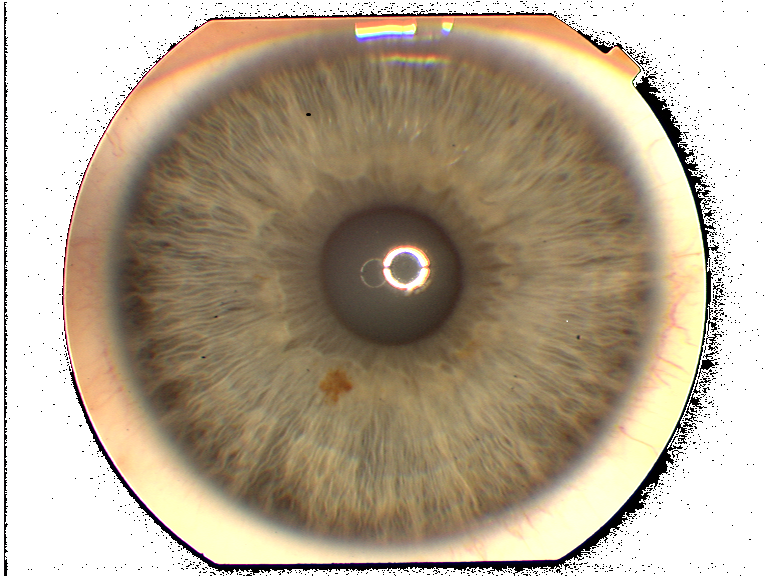
#> input picture TestAndMethods/Sharpness/test/027R_3.png, 768 x 576 px, found by its file name
$ python test_pupila.py   (older library calls are emulated)
#> lines starting #> are read from the running program, lines starting #| are printed output that depends on the picture; after the words box and inside, x2 and y2 are one past the last pixel; in counts of white or black regions, pixels touching at a corner belong together
"""
@file: Pupila.py
@author: Marina Pinho Garcia
@disciplina: Introdução ao Processamento de Imagens
@Matrícula: 170110702
@Professor: Bruno Luiggi Macchiavello Espinoza

Arquivo que contém a implementação do Projeto Final
"""

# bibliotecas

import numpy as np
import cv2


# -----------------------------------------------------------------------------------------------------

# Função que dada uma imagem do olho (em níveis de cinza) retorna uma
# imagem com a pupila contonada por uma elipse e seu centro
def DeteccaoPupila(img):
    # ----------------------------- PRE PROCESSAMENTO DA IMAGEM --------------------------

    # faz a binarização da imagem
    ret, binaria = cv2.threshold(img, 30, 255, cv2.THRESH_BINARY)

    # transforma o para inteiros de 8 bits
    binaria = np.array(binaria, dtype=np.uint8)

    # cria um kernel preenchido de 1 de dimensão 2x2
    kernel = np.ones([2, 2])
    # realiza o fechamento na imagem binarizada utilizando o kernel 2x2
    fechamento = cv2.morphologyEx(binaria, cv2.MORPH_CLOSE, kernel)

    # transforma o para inteiros de 8 bits
    fechamento = np.array(fechamento, dtype=np.uint8)

    # pega as bordas da imagem
    edges = cv2.Canny(fechamento, 100, 100)

    # ---------------------------- AJUSTE DA ELIPSE-------------------------------

    # separa os contornos da imagem
    _, contours, hierarchy = cv2.findContours(edges, cv2.RETR_TREE, cv2.CHAIN_APPROX_SIMPLE)

    # encontra o contorno com maior comprimento (a pupila)
    areas = [cv2.arcLength(c, True) for c in contours]
    max_index = np.argmax(areas)
    # maior dos contornos
    cnt = contours[max_index]

    # transforma a imagem original para RGB
    img = cv2.cvtColor(img, cv2.COLOR_GRAY2RGB)

    # Encaixa uma elipse no contorno encontrado
    ellipse = cv2.fitEllipse(cnt)
    # Desenha a elipse na imagem
    eli = cv2.ellipse(img.copy(), ellipse, (255, 255, 0), 1)
    # desenha o centro da elipse na imagem
    cv2.circle(eli, (int(ellipse[0][0]), int(ellipse[0][1])), 2, (0, 255, 0), 1)

    return eli


# -----------------------------------------------------------------------------------------------------

# le 5 imagens
img1 = cv2.imread('027R_3.png', 0)
#> img1: shape (576, 768); min 0, max 255, mean 168.8
img2 = cv2.imread('028L_1.png', 0)
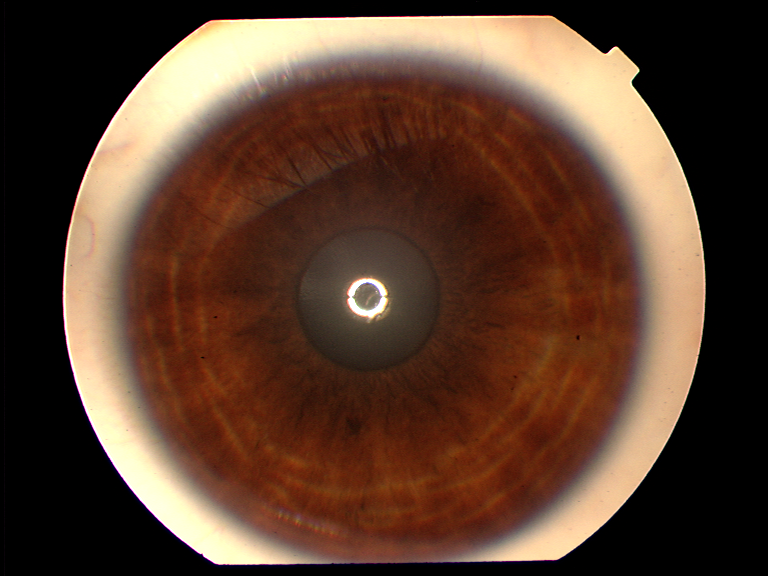
#> input picture TestAndMethods/Sharpness/test/028L_1.png, 768 x 576 px, found by its file name
#> img2: shape (576, 768); min 0, max 255, mean 67.9
img3 = cv2.imread('041R_1.png', 0)
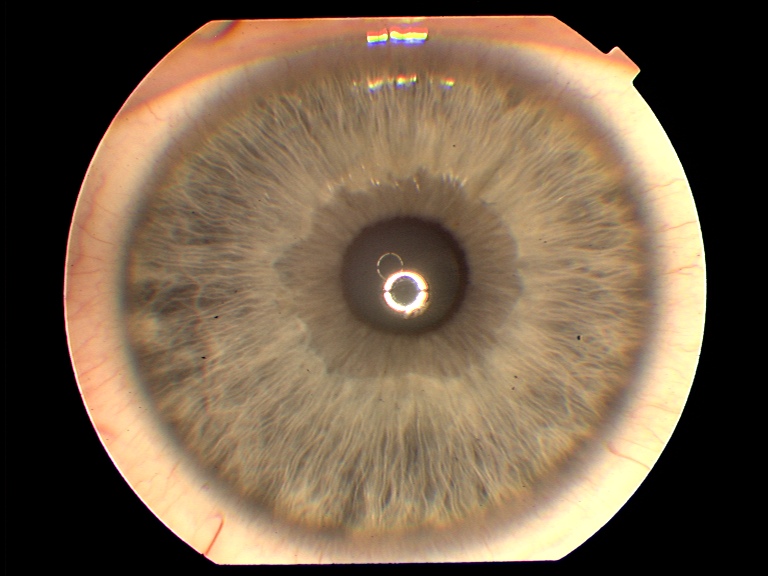
#> input picture TestAndMethods/Project/041R_1.png, 768 x 576 px, found by its file name
#> img3: shape (576, 768); min 0, max 255, mean 98.9
img4 = cv2.imread('044R_3.png', 0)
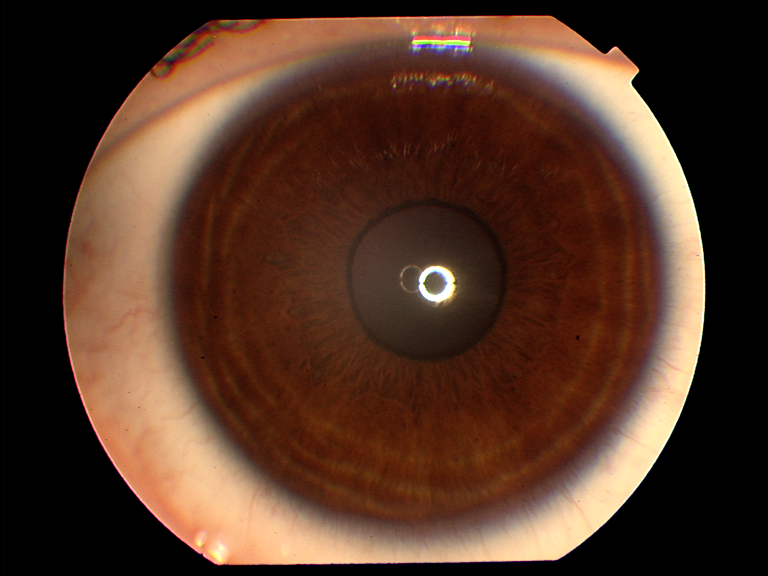
#> input picture TestAndMethods/Sharpness/test/044R_3.png, 768 x 576 px, found by its file name
#> img4: shape (576, 768); min 0, max 255, mean 59.6


# le 3 imagens - resultado insatisfatório
"""
img1 = cv2.imread('MMU-Iris-Database/36/left/tanwnl2.bmp', 0)
img2 = cv2.imread('MMU-Iris-Database/6/right/christiner3.bmp', 0)
img3 = cv2.imread('MMU-Iris-Database/19/left/maranl4.bmp', 0)
"""

# -----------------------------------------------------------------------------------------------------

# Realiza a detecção da pupila das 5 imagens
final1 = DeteccaoPupila(img1)
#> in DeteccaoPupila, `ret, binaria = cv2.threshold(img, 30, 255, cv2.THRESH_BINARY)`:
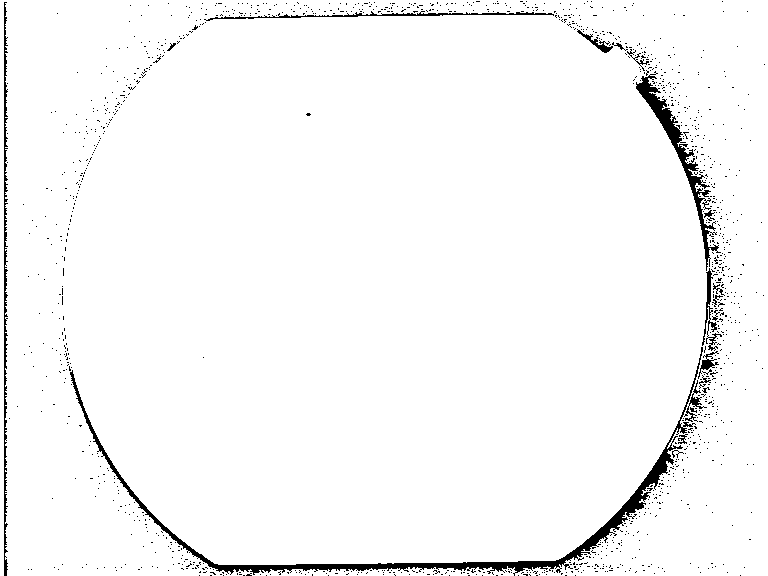
#> binaria: shape (576, 768); 97.1% white; 1267 black regions (1247 under 20 px), largest, box (x1, y1, x2, y2) and area: (70, 347, 703, 576) 5155, (636, 71, 721, 271) 2057, (4, 2, 8, 576) 1326
#> in DeteccaoPupila, `fechamento = cv2.morphologyEx(binaria, cv2.MORPH_CLOSE, kernel)`: fechamento: shape (576, 768); 97.9% white; 182 black regions (136 under 20 px), largest, box (x1, y1, x2, y2) and area: (71, 373, 674, 574) 4535, (637, 77, 715, 263) 1747, (579, 31, 614, 54) 167
#> in DeteccaoPupila, `edges = cv2.Canny(fechamento, 100, 100)`: edges: shape (576, 768); 0.93% white in thin lines or dots
#> in DeteccaoPupila, `_, contours, hierarchy = cv2.findContours(edges, cv2.RETR_TREE, cv2.CH..`: contours = 244 contours, 241 with area under 20; largest, box (x1, y1, x2, y2) and area: (73, 373, 667, 566) 139, (70, 373, 284, 574) 46, (4, 269, 8, 314) 21
#> in DeteccaoPupila, `areas = [cv2.arcLength(c, True) for c in contours]`: areas = 244 values, max 1540.3 at index 101, min 0 at index 2, mean 33.44
#> in DeteccaoPupila, `max_index = np.argmax(areas)`: max_index = 101
#> in DeteccaoPupila, `cnt = contours[max_index]`: cnt = contour of 392 points, box (x1, y1, x2, y2) (73, 373, 667, 566), area 139
#> in DeteccaoPupila, `ellipse = cv2.fitEllipse(cnt)`: ellipse = ((383.4, 379.9), (413.4, 604.1), 90.35)
#> in DeteccaoPupila, `cv2.circle(eli, (int(ellipse[0][0]), int(ellipse[0][1])), 2, (0, 255, ..`: eli: shape (576, 768, 3); mean B, G, R 169.2, 169.2, 168.4
final2 = DeteccaoPupila(img2.copy())
#> in DeteccaoPupila (call 2), `ret, binaria = cv2.threshold(img, 30, 255, cv2.THRESH_BINARY)`: binaria: shape (576, 768); 67.7% white; 480 black regions (460 under 20 px), largest, box (x1, y1, x2, y2) and area: (0, 0, 768, 576) 138537, (454, 192, 499, 230) 843, (374, 128, 417, 180) 662
#> in DeteccaoPupila (call 2), `fechamento = cv2.morphologyEx(binaria, cv2.MORPH_CLOSE, kernel)`: fechamento: shape (576, 768); 68.1% white; 94 black regions (74 under 20 px), largest, box (x1, y1, x2, y2) and area: (0, 0, 768, 576) 138534, (457, 195, 498, 229) 762, (387, 142, 415, 174) 342
#> in DeteccaoPupila (call 2), `edges = cv2.Canny(fechamento, 100, 100)`: edges: shape (576, 768); 0.74% white in thin lines or dots, all inside (x1, y1, x2, y2) = (62, 15, 707, 566)
#> in DeteccaoPupila (call 2), `_, contours, hierarchy = cv2.findContours(edges, cv2.RETR_TREE, cv2.CH..`: contours = 152 contours, 145 with area under 20; largest, box (x1, y1, x2, y2) and area: (62, 15, 707, 566) 303975, (62, 15, 707, 566) 303697, (379, 131, 406, 171) 57, (446, 387, 457, 394) 32, (446, 387, 457, 394) 30, (386, 142, 392, 152) 27, (383, 131, 389, 141) 24
#> in DeteccaoPupila (call 2), `cv2.circle(eli, (int(ellipse[0][0]), int(ellipse[0][1])), 2, (0, 255, ..`: eli: shape (576, 768, 3); mean B, G, R 68.4, 68.4, 67.6
final3 = DeteccaoPupila(img3.copy())
#> in DeteccaoPupila (call 3), `ret, binaria = cv2.threshold(img, 30, 255, cv2.THRESH_BINARY)`: binaria: shape (576, 768); 68.7% white; 4 black regions (3 under 20 px), largest, box (x1, y1, x2, y2) and area: (0, 0, 768, 576) 138470
#> in DeteccaoPupila (call 3), `fechamento = cv2.morphologyEx(binaria, cv2.MORPH_CLOSE, kernel)`: fechamento: shape (576, 768); 68.7% white; 1 black region, box (x1, y1, x2, y2) and area: (0, 0, 768, 576) 138466
#> in DeteccaoPupila (call 3), `edges = cv2.Canny(fechamento, 100, 100)`: edges: shape (576, 768); 0.48% white in thin lines or dots, all inside (x1, y1, x2, y2) = (63, 15, 708, 566)
#> in DeteccaoPupila (call 3), `_, contours, hierarchy = cv2.findContours(edges, cv2.RETR_TREE, cv2.CH..`: contours = 2 contours; box (x1, y1, x2, y2) and area: (63, 15, 708, 566) 304030, (63, 15, 708, 566) 303757
#> in DeteccaoPupila (call 3), `areas = [cv2.arcLength(c, True) for c in contours]`: areas = [2083.2, 2081.4]
#> in DeteccaoPupila (call 3), `cnt = contours[max_index]`: cnt = contour of 600 points, box (x1, y1, x2, y2) (63, 15, 708, 566), area 304030
#> in DeteccaoPupila (call 3), `ellipse = cv2.fitEllipse(cnt)`: ellipse = ((385.8, 290.3), (630.9, 648.5), 82.09)
#> in DeteccaoPupila (call 3), `cv2.circle(eli, (int(ellipse[0][0]), int(ellipse[0][1])), 2, (0, 255, ..`:
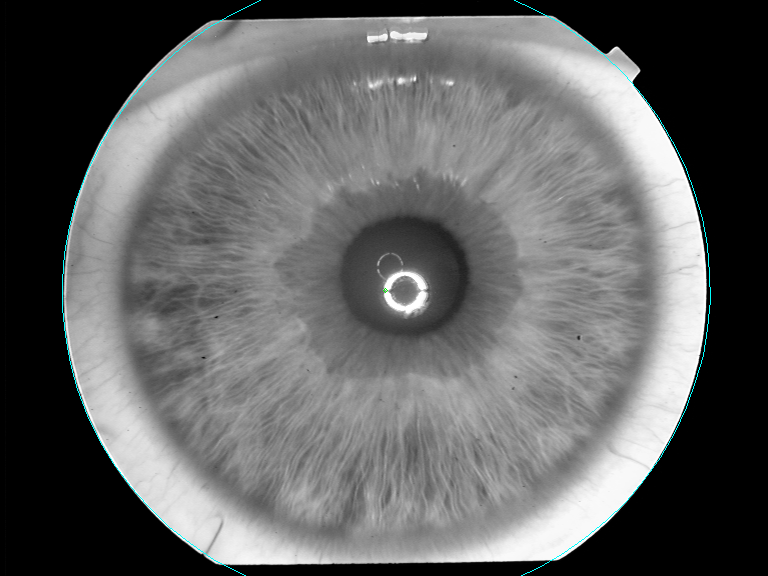
#> eli: shape (576, 768, 3); mean B, G, R 99.4, 99.4, 98.7
final4 = DeteccaoPupila(img4.copy())
#> in DeteccaoPupila (call 4), `ret, binaria = cv2.threshold(img, 30, 255, cv2.THRESH_BINARY)`: binaria: shape (576, 768); 61.9% white; 646 black regions (610 under 20 px), largest, box (x1, y1, x2, y2) and area: (0, 0, 768, 576) 138817, (263, 93, 592, 366) 24327, (201, 257, 223, 314) 436
#> in DeteccaoPupila (call 4), `fechamento = cv2.morphologyEx(binaria, cv2.MORPH_CLOSE, kernel)`: fechamento: shape (576, 768); 62.8% white; 191 black regions (150 under 20 px), largest, box (x1, y1, x2, y2) and area: (0, 0, 768, 576) 138816, (304, 95, 573, 363) 21628, (209, 276, 221, 314) 285
#> in DeteccaoPupila (call 4), `edges = cv2.Canny(fechamento, 100, 100)`:
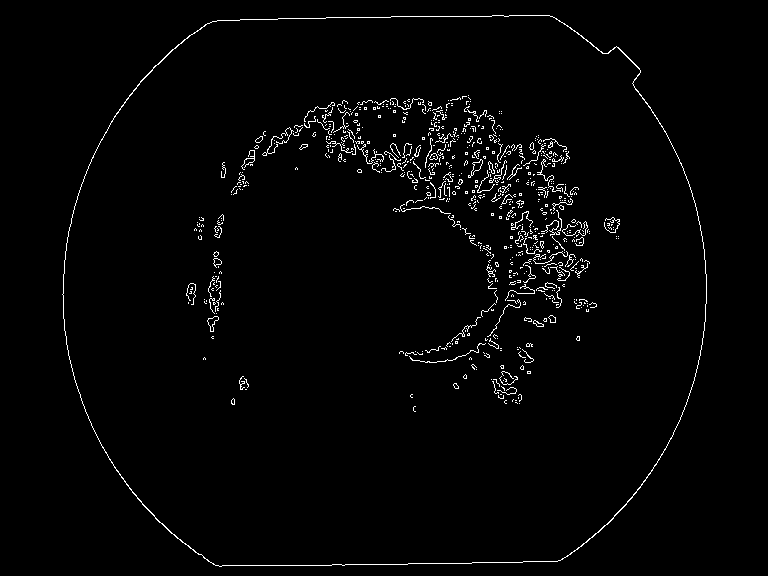
#> edges: shape (576, 768); 1.9% white in thin lines or dots, all inside (x1, y1, x2, y2) = (62, 15, 707, 567)
#> in DeteccaoPupila (call 4), `_, contours, hierarchy = cv2.findContours(edges, cv2.RETR_TREE, cv2.CH..`: contours = 805 contours, 785 with area under 20; largest, box (x1, y1, x2, y2) and area: (62, 15, 707, 567) 303684, (62, 15, 707, 567) 303408, (468, 159, 483, 178) 82, (207, 316, 219, 332) 76, (471, 159, 483, 176) 76
#> in DeteccaoPupila (call 4), `areas = [cv2.arcLength(c, True) for c in contours]`: areas = 805 values, max 2085.4 at index 0, min 0 at index 3, mean 20.46
#> in DeteccaoPupila (call 4), `cnt = contours[max_index]`: cnt = contour of 621 points, box (x1, y1, x2, y2) (62, 15, 707, 567), area 303684
#> in DeteccaoPupila (call 4), `ellipse = cv2.fitEllipse(cnt)`: ellipse = ((384.9, 289.7), (626.6, 649.4), 83.7)
#> in DeteccaoPupila (call 4), `cv2.circle(eli, (int(ellipse[0][0]), int(ellipse[0][1])), 2, (0, 255, ..`:
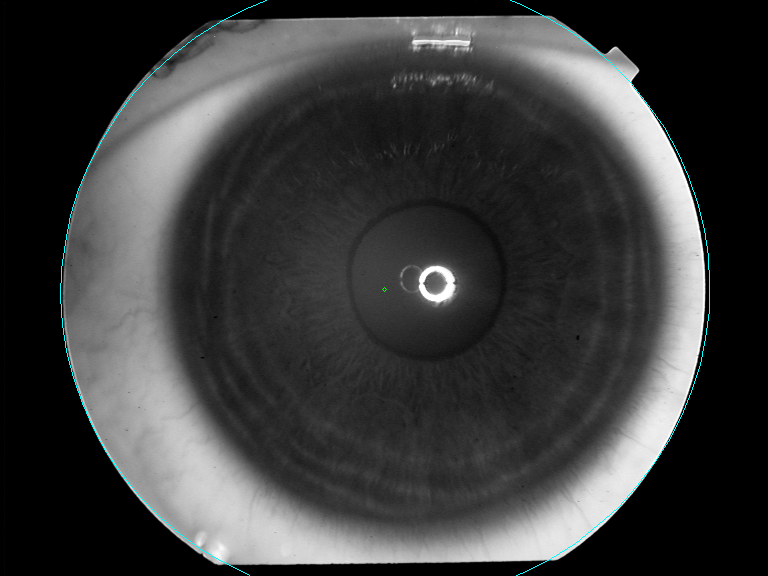
#> eli: shape (576, 768, 3); mean B, G, R 60.1, 60.1, 59.4

# -----------------------------------------------------------------------------------------------------


# mostra a imagem original 1
cv2.imshow('original', img1)
cv2.waitKey(2000)
cv2.destroyAllWindows()

# mostra a imagem final 1
cv2.imshow('elipse', final1)
cv2.waitKey(2000)
cv2.destroyAllWindows()

# mostra a imagem original 2
cv2.imshow('original', img2)
cv2.waitKey(2000)
cv2.destroyAllWindows()

# mostra a imagem final 2
cv2.imshow('elipse', final2)
cv2.waitKey(2000)
cv2.destroyAllWindows()

# mostra a imagem original 3
cv2.imshow('original', img3)
cv2.waitKey(2000)
cv2.destroyAllWindows()

# mostra a imagem final 3
cv2.imshow('elipse', final3)
cv2.waitKey(2000)
cv2.destroyAllWindows()

# mostra a imagem original 4
cv2.imshow('original', img4)
cv2.waitKey(2000)
cv2.destroyAllWindows()

# mostra a imagem final 4
cv2.imshow('elipse', final4)
cv2.waitKey(2000)
cv2.destroyAllWindows()


# -----------------------------------------------------------------------------------------------------
